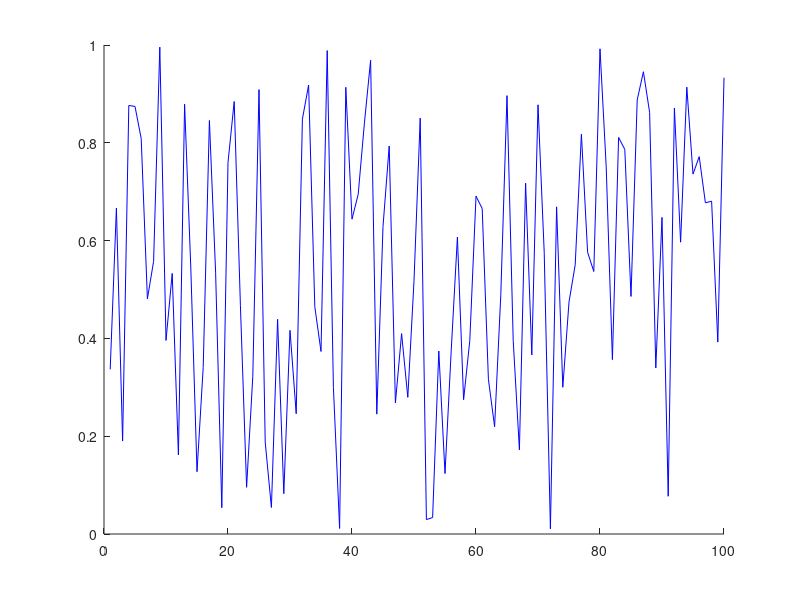

MATLAB code to generate this figure: (Note: this script raises an error after producing the figure.)
 %%%%%%%%%%%%%%%%%%%%%%%%%%%%%%%%%%%%%%%%%%%%%%%%%%%%%%%%%%%%%%%%%%%%%%%%%%%%%%%%
% NAME: magnifyOnFigure_examples
% 
% AUTHOR: David Fernandez Prim (david.fernandez.prim@gmail.com)
%
% PURPOSE: Shows the funcionality of 'magnifyOnFigure'
% 
%%%%%%%%%%%%%%%%%%%%%%%%%%%%%%%%%%%%%%%%%%%%%%%%%%%%%%%%%%%%%%%%%%%%%%%%%%%%%%%%
clc;
clear all
close all

%% %%%%%%%%%%%%%%%%%%%%%%%%%%%%%%%%%%%%%%%%%%%%%%%%%%%%%%%%%%%%%%%%%%%%%%%%%%%%%
% Default interactive mode
%%%%%%%%%%%%%%%%%%%%%%%%%%%%%%%%%%%%%%%%%%%%%%%%%%%%%%%%%%%%%%%%%%%%%%%%%%%%%%%%
close all;
disp( sprintf('This is the default interactive operation mode of ''magnifyOnFigure''') ) 
fig = figure;
hold on;
plot(rand(100,1), 'b'); plot(rand(300, 1), 'r', 'LineSmooth','on'); 
grid on;
hold off;
magnifyOnFigure;
disp('Press a key...')
pause;

%% %%%%%%%%%%%%%%%%%%%%%%%%%%%%%%%%%%%%%%%%%%%%%%%%%%%%%%%%%%%%%%%%%%%%%%%%%%%%%
% Figure handle passed as an input argument
%%%%%%%%%%%%%%%%%%%%%%%%%%%%%%%%%%%%%%%%%%%%%%%%%%%%%%%%%%%%%%%%%%%%%%%%%%%%%%%%
close all;
disp( sprintf('The figure handle is here passed as an input argument.') ) 
fig = figure;
hold on;
plot(rand(100,1), 'b'); plot(rand(300, 1), 'r'); 
grid on;
hold off;
magnifyOnFigure(fig);
disp('Press a key...')
pause;


%% %%%%%%%%%%%%%%%%%%%%%%%%%%%%%%%%%%%%%%%%%%%%%%%%%%%%%%%%%%%%%%%%%%%%%%%%%%%%%
% Properties (in interactive mode)
%%%%%%%%%%%%%%%%%%%%%%%%%%%%%%%%%%%%%%%%%%%%%%%%%%%%%%%%%%%%%%%%%%%%%%%%%%%%%%%%
close all;
disp( sprintf('Playing arround with the properties in interactive mode...') ) 
figHandler = figure;
hold on;
plot(rand(100,1), 'b'); plot(rand(300, 1), 'r'); 
grid on;
hold off; 
ylim([0 2]);
magnifyOnFigure(...
        figHandler,...
        'units', 'pixels',...
        'magnifierShape', 'ellipse',...
        'initialPositionSecondaryAxes', [326.933 259.189 164.941 102.65],...
        'initialPositionMagnifier',     [174.769 49.368 14.1164 174.627],...    
        'mode', 'interactive',...    
        'displayLinkStyle', 'straight',...        
        'edgeWidth', 2,...
        'edgeColor', 'black',...
        'secondaryAxesFaceColor', [0.91 0.91 0.91]... 
            ); 
disp('Press a key...')
pause;


%% %%%%%%%%%%%%%%%%%%%%%%%%%%%%%%%%%%%%%%%%%%%%%%%%%%%%%%%%%%%%%%%%%%%%%%%%%%%%%
% Properties (in manual mode)
%%%%%%%%%%%%%%%%%%%%%%%%%%%%%%%%%%%%%%%%%%%%%%%%%%%%%%%%%%%%%%%%%%%%%%%%%%%%%%%%
close all;
disp( sprintf('Or in manual mode.') ) 
figHandler = figure;
hold on;
plot(rand(100,1), 'b'); plot(rand(300, 1), 'r'); 
grid on;
hold off; 
ylim([0 2]);
magnifyOnFigure(...
        figHandler,...
        'units', 'pixels',...
        'initialPositionSecondaryAxes', [326.933 259.189 164.941 102.65],...
        'initialPositionMagnifier',     [174.769 49.368 14.1164 174.627],...    
        'mode', 'manual',...    
        'displayLinkStyle', 'straight',...        
        'edgeWidth', 2,...
        'edgeColor', 'black',...
        'secondaryAxesFaceColor', [0.91 0.91 0.91]... 
            ); 
disp('Press a key...')
pause;


%% %%%%%%%%%%%%%%%%%%%%%%%%%%%%%%%%%%%%%%%%%%%%%%%%%%%%%%%%%%%%%%%%%%%%%%%%%%%%%
% Working on images also
%%%%%%%%%%%%%%%%%%%%%%%%%%%%%%%%%%%%%%%%%%%%%%%%%%%%%%%%%%%%%%%%%%%%%%%%%%%%%%%%
close all;
disp( sprintf('How the tool works on images.') ) 
h = figure; 
load clown; 
image(X); 
colormap(map) ; 
axis image
magnifyOnFigure(fig, 'displayLinkStyle', 'straight',...
                    'EdgeColor', 'white',...
                    'magnifierShape', 'rectangle',...
                    'frozenZoomAspectratio', 'on',...
                    'edgeWidth', 2);
                
disp('Press a key...')
pause;
close all
                
             

%% %%%%%%%%%%%%%%%%%%%%%%%%%%%%%%%%%%%%%%%%%%%%%%%%%%%%%%%%%%%%%%%%%%%%%%%%%%%%%
% Working on contour plots
%%%%%%%%%%%%%%%%%%%%%%%%%%%%%%%%%%%%%%%%%%%%%%%%%%%%%%%%%%%%%%%%%%%%%%%%%%%%%%%%
close all;
disp( sprintf('How the tool works on contour plots.') ) 
scrsz = get(0, 'ScreenSize');
h = figure('Position', [0.01*scrsz(3), 0.25*scrsz(4), 0.65*scrsz(3), 0.60*scrsz(4)]);
load clown;
hc1 = contour(X, 'LineWidth', 2);
axis image

magnifyOnFigure;

disp('Press a key...')
pause;
close all


%% %%%%%%%%%%%%%%%%%%%%%%%%%%%%%%%%%%%%%%%%%%%%%%%%%%%%%%%%%%%%%%%%%%%%%%%%%%%%%
% Properties (in interactive mode)
%%%%%%%%%%%%%%%%%%%%%%%%%%%%%%%%%%%%%%%%%%%%%%%%%%%%%%%%%%%%%%%%%%%%%%%%%%%%%%%%
close all;
disp( sprintf('Using multiple magnifiers on the same axis...') ) 
figHandler = figure;
hold on;
plot(rand(100,1), 'b'); plot(rand(300, 1), 'r'); 
grid on;
hold off; 
ylim([0 2]);

magnifyOnFigure(...
        figHandler,...
        'units', 'pixels',...
        'magnifierShape', 'rectangle',...
        'initialPositionSecondaryAxes', [105.6 278.81 130.2 102.69],...
        'initialPositionMagnifier',     [106.56 47.2 18.6823 186.519],...    
        'mode', 'interactive',...    
        'displayLinkStyle', 'straight',...        
        'edgeWidth', 2,...
        'edgeColor', 'black',...
        'secondaryAxesFaceColor', [0.91 0.91 0.91]... 
            );   

magnifyOnFigure(...
        figHandler,...
        'units', 'pixels',...
        'magnifierShape', 'rectangle',...
        'initialPositionSecondaryAxes', [365.6 275.81 130.2 102.69],...
        'initialPositionMagnifier',     [211.459 47.2 18.6823 186.519],...    
        'mode', 'interactive',...    
        'displayLinkStyle', 'straight',...        
        'edgeWidth', 2,...
        'edgeColor', 'black',...
        'secondaryAxesFaceColor', [0.91 0.91 0.91]... 
            );   
        
magnifyOnFigure(...
        figHandler,...
        'units', 'pixels',...
        'magnifierShape', 'rectangle',...
        'initialPositionSecondaryAxes', [364.6 78.81 130.2 102.69],...
        'initialPositionMagnifier',     [270.827 47.2 18.6823 186.519],...    
        'mode', 'interactive',...    
        'displayLinkStyle', 'straight',...        
        'edgeWidth', 2,...
        'edgeColor', 'black',...
        'secondaryAxesFaceColor', [0.91 0.91 0.91]... 
            ); 
        
     
        
